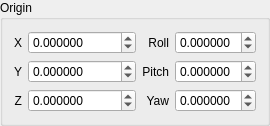
                <widget class="QGroupBox" name="VisualOriginGroupBox">
                  <property name="enabled">
                    <bool>true</bool>
                  </property>
                  <property name="title">
                    <string>Origin</string>
                  </property>
                  <layout class="QGridLayout" name="gridLayout_2">
                    <item row="1" column="2">
                      <widget class="QLabel" name="label_2">
                        <property name="maximumSize">
                          <size>
                            <width>50</width>
                            <height>16777215</height>
                          </size>
                        </property>
                        <property name="layoutDirection">
                          <enum>Qt::LeftToRight</enum>
                        </property>
                        <property name="text">
                          <string>Pitch</string>
                        </property>
                        <property name="alignment">
                          <set>Qt::AlignRight|Qt::AlignTrailing|Qt::AlignVCenter</set>
                        </property>
                      </widget>
                    </item>
                    <item row="1" column="3">
                      <widget class="QDoubleSpinBox" name="VisualOriginPitchSpinBox">
                        <property name="decimals">
                          <number>6</number>
                        </property>
                        <property name="minimum">
                          <double>-3.141592000000000</double>
                        </property>
                        <property name="maximum">
                          <double>3.141592000000000</double>
                        </property>
                        <property name="singleStep">
                          <double>0.001000000000000</double>
                        </property>
                      </widget>
                    </item>
                    <item row="2" column="0">
                      <widget class="QLabel" name="label_6">
                        <property name="maximumSize">
                          <size>
                            <width>20</width>
                            <height>16777215</height>
                          </size>
                        </property>
                        <property name="layoutDirection">
                          <enum>Qt::LeftToRight</enum>
                        </property>
                        <property name="text">
                          <string>Z</string>
                        </property>
                        <property name="alignment">
                          <set>Qt::AlignRight|Qt::AlignTrailing|Qt::AlignVCenter</set>
                        </property>
                      </widget>
                    </item>
                    <item row="0" column="3">
                      <widget class="QDoubleSpinBox" name="VisualOriginRollSpinBox">
                        <property name="decimals">
                          <number>6</number>
                        </property>
                        <property name="minimum">
                          <double>-3.141592000000000</double>
                        </property>
                        <property name="maximum">
                          <double>3.141592000000000</double>
                        </property>
                        <property name="singleStep">
                          <double>0.001000000000000</double>
                        </property>
                      </widget>
                    </item>
                    <item row="1" column="0">
                      <widget class="QLabel" name="label_5">
                        <property name="maximumSize">
                          <size>
                            <width>20</width>
                            <height>16777215</height>
                          </size>
                        </property>
                        <property name="layoutDirection">
                          <enum>Qt::LeftToRight</enum>
                        </property>
                        <property name="text">
                          <string>Y</string>
                        </property>
                        <property name="alignment">
                          <set>Qt::AlignRight|Qt::AlignTrailing|Qt::AlignVCenter</set>
                        </property>
                      </widget>
                    </item>
                    <item row="1" column="1">
                      <widget class="QDoubleSpinBox" name="VisualOriginYSpinBox">
                        <property name="decimals">
                          <number>6</number>
                        </property>
                        <property name="minimum">
                          <double>-10000.000000000000000</double>
                        </property>
                        <property name="maximum">
                          <double>10000.000000000000000</double>
                        </property>
                        <property name="singleStep">
                          <double>0.001000000000000</double>
                        </property>
                      </widget>
                    </item>
                    <item row="0" column="2">
                      <widget class="QLabel" name="VisualOriginRollLabel">
                        <property name="maximumSize">
                          <size>
                            <width>50</width>
                            <height>16777215</height>
                          </size>
                        </property>
                        <property name="layoutDirection">
                          <enum>Qt::LeftToRight</enum>
                        </property>
                        <property name="text">
                          <string>Roll</string>
                        </property>
                        <property name="alignment">
                          <set>Qt::AlignRight|Qt::AlignTrailing|Qt::AlignVCenter</set>
                        </property>
                      </widget>
                    </item>
                    <item row="2" column="1">
                      <widget class="QDoubleSpinBox" name="VisualOriginZSpinBox">
                        <property name="decimals">
                          <number>6</number>
                        </property>
                        <property name="minimum">
                          <double>-10000.000000000000000</double>
                        </property>
                        <property name="maximum">
                          <double>10000.000000000000000</double>
                        </property>
                        <property name="singleStep">
                          <double>0.001000000000000</double>
                        </property>
                      </widget>
                    </item>
                    <item row="2" column="2">
                      <widget class="QLabel" name="label_3">
                        <property name="maximumSize">
                          <size>
                            <width>50</width>
                            <height>16777215</height>
                          </size>
                        </property>
                        <property name="layoutDirection">
                          <enum>Qt::LeftToRight</enum>
                        </property>
                        <property name="text">
                          <string>Yaw</string>
                        </property>
                        <property name="alignment">
                          <set>Qt::AlignRight|Qt::AlignTrailing|Qt::AlignVCenter</set>
                        </property>
                      </widget>
                    </item>
                    <item row="2" column="3">
                      <widget class="QDoubleSpinBox" name="VisualOriginYawSpinBox">
                        <property name="decimals">
                          <number>6</number>
                        </property>
                        <property name="minimum">
                          <double>-3.141592000000000</double>
                        </property>
                        <property name="maximum">
                          <double>3.141592000000000</double>
                        </property>
                        <property name="singleStep">
                          <double>0.001000000000000</double>
                        </property>
                      </widget>
                    </item>
                    <item row="0" column="1">
                      <widget class="QDoubleSpinBox" name="VisualOriginXSpinBox">
                        <property name="decimals">
                          <number>6</number>
                        </property>
                        <property name="minimum">
                          <double>-10000.000000000000000</double>
                        </property>
                        <property name="maximum">
                          <double>10000.000000000000000</double>
                        </property>
                        <property name="singleStep">
                          <double>0.001000000000000</double>
                        </property>
                      </widget>
                    </item>
                    <item row="0" column="0">
                      <widget class="QLabel" name="label_16">
                        <property name="maximumSize">
                          <size>
                            <width>20</width>
                            <height>16777215</height>
                          </size>
                        </property>
                        <property name="layoutDirection">
                          <enum>Qt::LeftToRight</enum>
                        </property>
                        <property name="text">
                          <string>X</string>
                        </property>
                        <property name="alignment">
                          <set>Qt::AlignRight|Qt::AlignTrailing|Qt::AlignVCenter</set>
                        </property>
                      </widget>
                    </item>
                  </layout>
                </widget>
